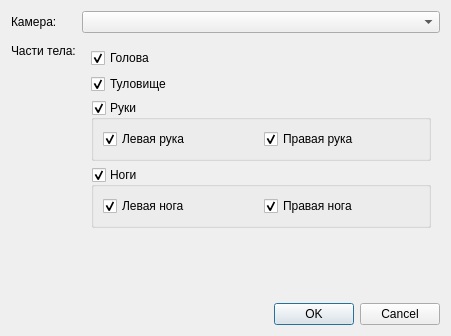
<?xml version="1.0" encoding="UTF-8"?>
<ui version="4.0">
 <class>SettingDialog</class>
 <widget class="QDialog" name="SettingDialog">
  <property name="geometry">
   <rect>
    <x>0</x>
    <y>0</y>
    <width>451</width>
    <height>336</height>
   </rect>
  </property>
  <property name="sizePolicy">
   <sizepolicy hsizetype="Preferred" vsizetype="Fixed">
    <horstretch>0</horstretch>
    <verstretch>0</verstretch>
   </sizepolicy>
  </property>
  <property name="windowTitle">
   <string>Настройки</string>
  </property>
  <layout class="QVBoxLayout" name="verticalLayout">
   <item>
    <layout class="QFormLayout" name="settingLayout">
     <item row="0" column="0">
      <widget class="QLabel" name="cameraLabel">
       <property name="text">
        <string>Камера:</string>
       </property>
      </widget>
     </item>
     <item row="0" column="1">
      <widget class="QComboBox" name="cameraComboBox"/>
     </item>
     <item row="1" column="0">
      <widget class="QLabel" name="bodyPartLabel">
       <property name="text">
        <string>Части тела:</string>
       </property>
      </widget>
     </item>
     <item row="1" column="1">
      <widget class="QWidget" name="bodyPartWidget" native="true">
       <property name="sizePolicy">
        <sizepolicy hsizetype="Preferred" vsizetype="Preferred">
         <horstretch>0</horstretch>
         <verstretch>0</verstretch>
        </sizepolicy>
       </property>
       <layout class="QVBoxLayout" name="verticalLayout_2">
        <item>
         <widget class="QCheckBox" name="headCheckBox">
          <property name="text">
           <string>Голова</string>
          </property>
          <property name="checked">
           <bool>true</bool>
          </property>
         </widget>
        </item>
        <item>
         <widget class="QCheckBox" name="bodyCheckBox">
          <property name="text">
           <string>Туловище</string>
          </property>
          <property name="checked">
           <bool>true</bool>
          </property>
         </widget>
        </item>
        <item>
         <widget class="QGroupBox" name="armGroupBox">
          <property name="sizePolicy">
           <sizepolicy hsizetype="Preferred" vsizetype="Fixed">
            <horstretch>0</horstretch>
            <verstretch>0</verstretch>
           </sizepolicy>
          </property>
          <property name="title">
           <string>Руки</string>
          </property>
          <property name="checkable">
           <bool>true</bool>
          </property>
          <property name="checked">
           <bool>true</bool>
          </property>
          <layout class="QHBoxLayout" name="horizontalLayout_2">
           <item>
            <widget class="QCheckBox" name="leftArmCheckBox">
             <property name="text">
              <string>Левая рука</string>
             </property>
             <property name="checked">
              <bool>true</bool>
             </property>
            </widget>
           </item>
           <item>
            <widget class="QCheckBox" name="rightArmCheckBox">
             <property name="text">
              <string>Правая рука</string>
             </property>
             <property name="checked">
              <bool>true</bool>
             </property>
            </widget>
           </item>
          </layout>
         </widget>
        </item>
        <item>
         <widget class="QGroupBox" name="legGroupBox">
          <property name="sizePolicy">
           <sizepolicy hsizetype="Preferred" vsizetype="Fixed">
            <horstretch>0</horstretch>
            <verstretch>0</verstretch>
           </sizepolicy>
          </property>
          <property name="title">
           <string>Ноги</string>
          </property>
          <property name="checkable">
           <bool>true</bool>
          </property>
          <property name="checked">
           <bool>true</bool>
          </property>
          <layout class="QHBoxLayout" name="horizontalLayout_3">
           <item>
            <widget class="QCheckBox" name="leftLegCheckBox">
             <property name="text">
              <string>Левая нога</string>
             </property>
             <property name="checked">
              <bool>true</bool>
             </property>
            </widget>
           </item>
           <item>
            <widget class="QCheckBox" name="rightLegCheckBox">
             <property name="text">
              <string>Правая нога</string>
             </property>
             <property name="checked">
              <bool>true</bool>
             </property>
            </widget>
           </item>
          </layout>
         </widget>
        </item>
       </layout>
      </widget>
     </item>
    </layout>
   </item>
   <item>
    <widget class="QDialogButtonBox" name="buttonBox">
     <property name="orientation">
      <enum>Qt::Horizontal</enum>
     </property>
     <property name="standardButtons">
      <set>QDialogButtonBox::Cancel|QDialogButtonBox::Ok</set>
     </property>
    </widget>
   </item>
  </layout>
 </widget>
 <resources/>
 <connections>
  <connection>
   <sender>buttonBox</sender>
   <signal>accepted()</signal>
   <receiver>SettingDialog</receiver>
   <slot>accept()</slot>
   <hints>
    <hint type="sourcelabel">
     <x>248</x>
     <y>254</y>
    </hint>
    <hint type="destinationlabel">
     <x>157</x>
     <y>274</y>
    </hint>
   </hints>
  </connection>
  <connection>
   <sender>buttonBox</sender>
   <signal>rejected()</signal>
   <receiver>SettingDialog</receiver>
   <slot>reject()</slot>
   <hints>
    <hint type="sourcelabel">
     <x>316</x>
     <y>260</y>
    </hint>
    <hint type="destinationlabel">
     <x>286</x>
     <y>274</y>
    </hint>
   </hints>
  </connection>
 </connections>
</ui>
